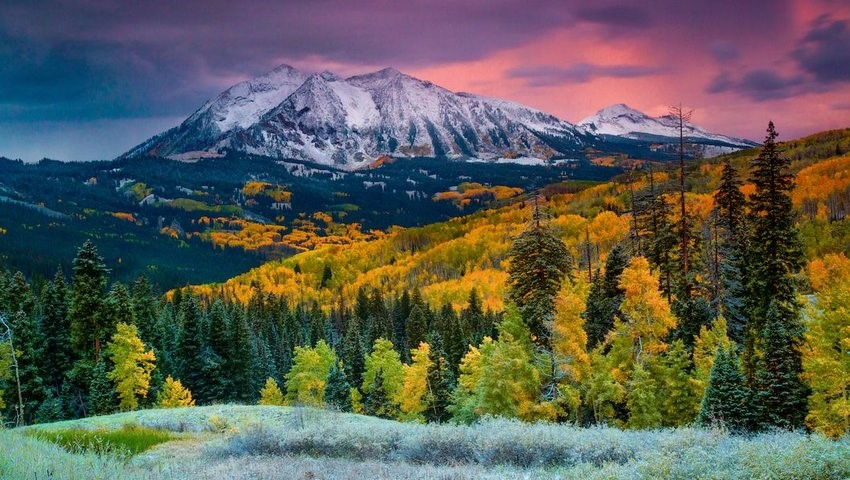
#> input picture lab02/data/image1.jpg, 850 x 480 px
$ python convolution.py
#> lines starting #> are read from the running program, lines starting #| are printed output that depends on the picture
import numpy as np
import matplotlib.pyplot as plt


def add_padding(img, padding=2):
    padded = np.zeros((img.shape[0] + padding * 2, img.shape[1] + padding * 2))
    padded[int(padding):int(-1 * padding), int(padding):int(-1 * padding)] = img
    return padded


def conv(img, kernel, padding=2):
    padded = add_padding(img, padding)
    output = np.zeros_like(padded)
    (height, width) = padded.shape
    for i in range(padding, height - padding):
        for j in range(padding, width - padding):
            c = padded[i-2:i+2+1, j-2:j+2+1]
            output[i, j] = (kernel * c).sum()
    return output[padding:height-padding+1, padding:width-padding+1]


def main():
    img = plt.imread('./data/image1.jpg')
#> img is the input picture: shape (480, 850, 3); mean R, G, B 91.6, 92.7, 83.5
    plt.imshow(img)
    plt.show()

    plt.imshow(img[:, :, 1])
    plt.show()
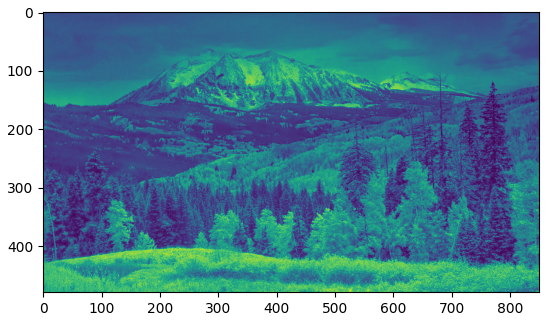
#> figure drawn by matplotlib, 1 panel

    kernel = np.full((5, 5), 1)
    output = conv(img[:, :, 1], kernel, padding=2)
#> in add_padding, `padded[int(padding):int(-1 * padding), int(padding):int(-1 * padding)]..`:
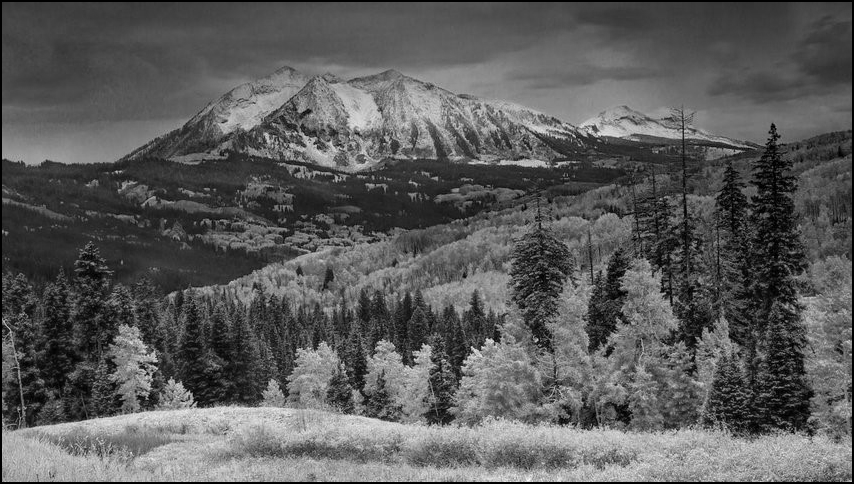
#> padded: shape (484, 854) float64; min 0, max 253, mean 91.5
#> in conv, `padded = add_padding(img, padding)`:
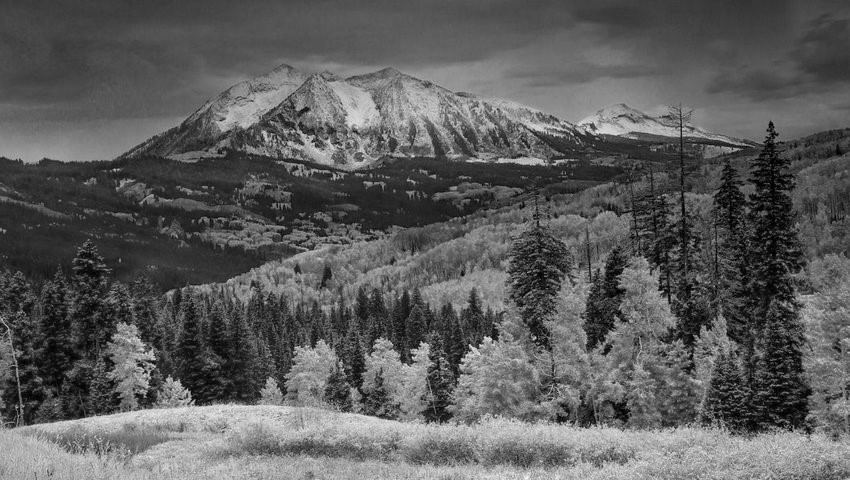
#> img: shape (480, 850); min 0, max 253, mean 92.7
#> after the loop in conv, `for i in range(padding, height - padding):`:
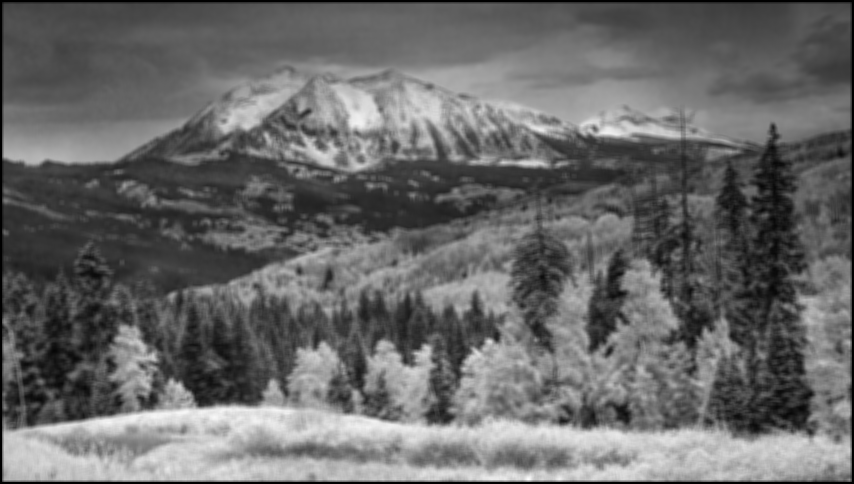
#> output: shape (484, 854) float64; min 0, max 5529, mean 2277.4; drawn with min black and max white
#> in conv, `return output[padding:height-padding+1, padding:width-padding+1]`:
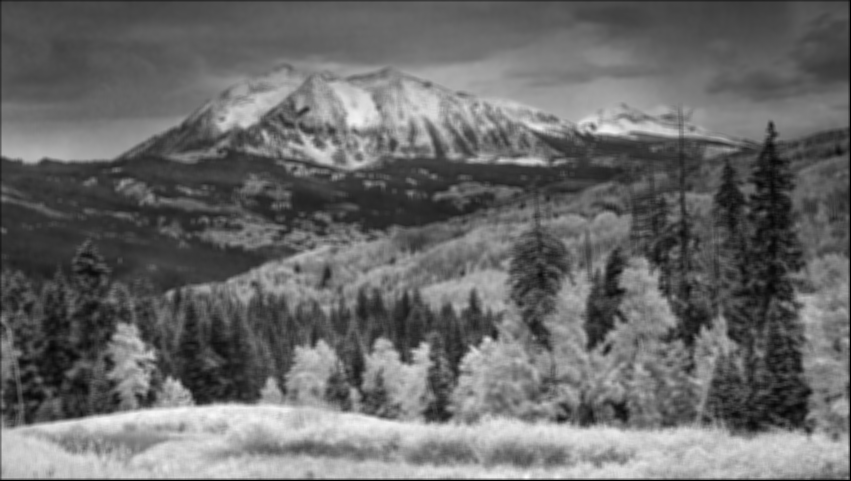
#> returned value: shape (481, 851) float64; min 0, max 5529, mean 2299.7; drawn with min black and max white
    plt.imshow(output)
    plt.show()


if __name__ == '__main__':
    main()

$ run again, with lab02/data/image2.jpg copied over lab02/data/image1.jpg
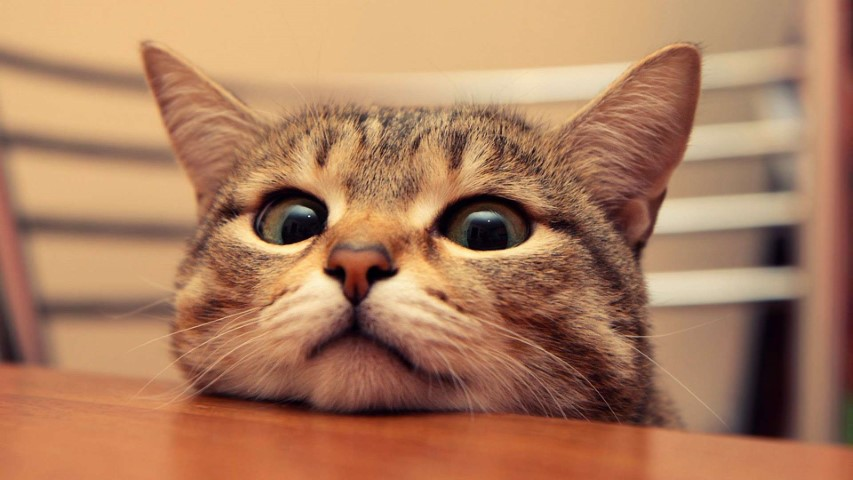
#> input picture lab02/data/image2.jpg, 853 x 480 px
#> in main, img is the input picture: shape (480, 853, 3); mean R, G, B 172.3, 124.9, 93.7
#> in main, `plt.show()`:
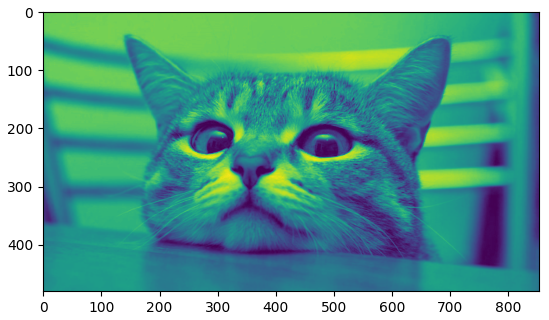
#> figure drawn by matplotlib, 1 panel
#> img: shape (480, 853)
#> in conv, `return output[padding:height-padding+1, padding:width-padding+1]`:
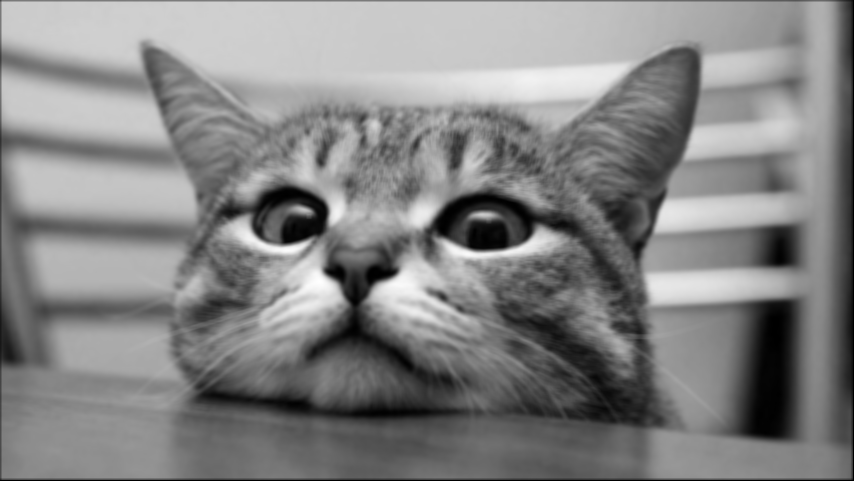
#> returned value: shape (481, 854) float64; min 0, max 5972, mean 3099.8; drawn with min black and max white

$ run again, with lab02/data/image3.jpg copied over lab02/data/image1.jpg
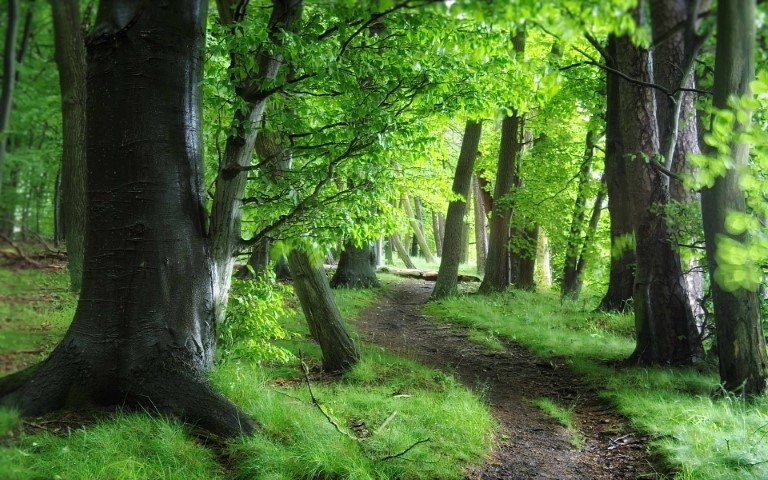
#> input picture lab02/data/image3.jpg, 768 x 480 px
#> in main, img is the input picture: shape (480, 768, 3); mean R, G, B 75.1, 105.9, 50.3
#> in main, `plt.show()`:
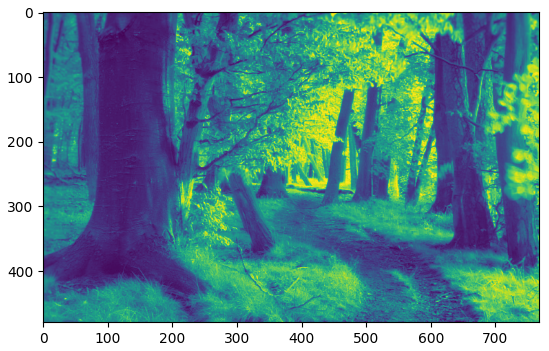
#> figure drawn by matplotlib, 1 panel
#> img: shape (480, 768)
#> in conv, `return output[padding:height-padding+1, padding:width-padding+1]`:
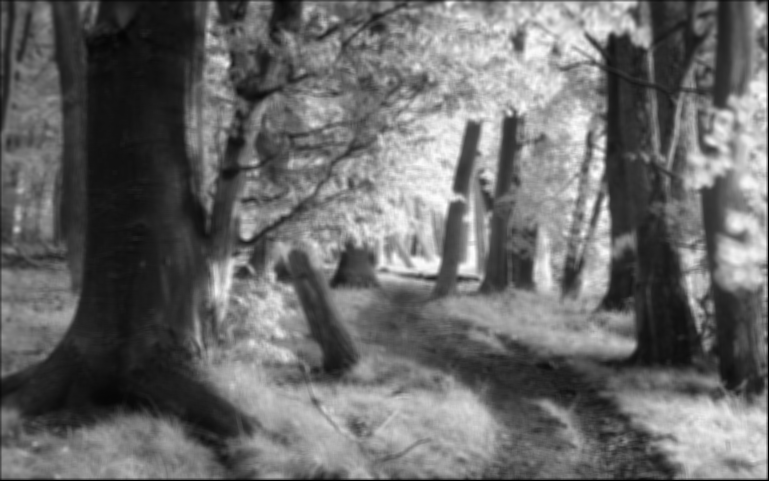
#> returned value: shape (481, 769) float64; min 0, max 6324, mean 2627.6; drawn with min black and max white
